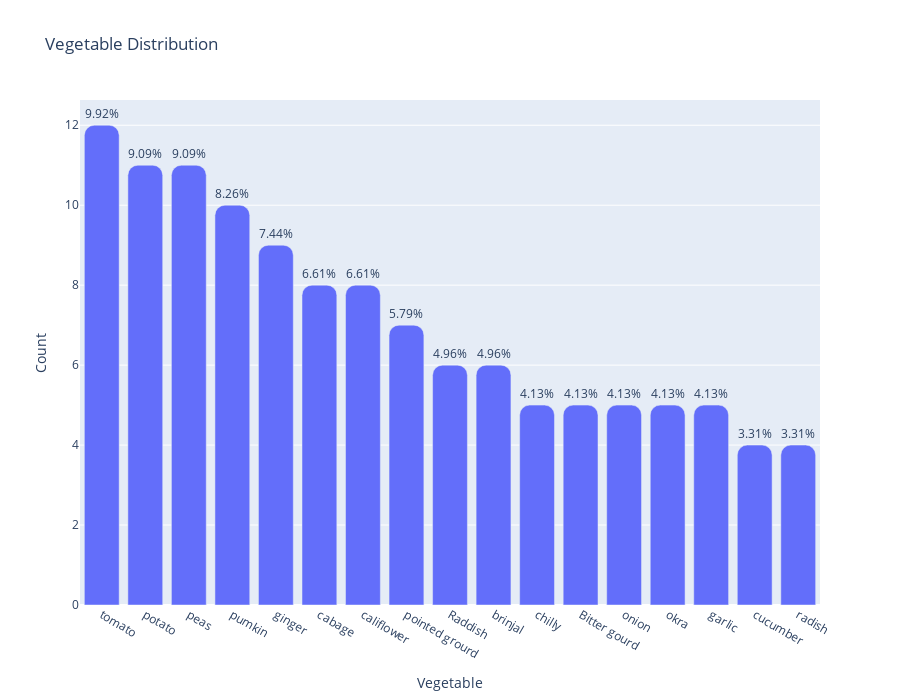

Notebook source saved alongside this figure:
### Code cell
fig = go.Figure(
    go.Bar(
        x= count_vegetable["Vegetable"],
        y= count_vegetable["count"],
        text= round((count_vegetable["count"]/count_vegetable["count"].sum())*100, 2).apply(lambda x: f"{x}%"),
        textposition='outside'
    )
)

fig.update_layout(
    title= "Vegetable Distribution",
    xaxis_title= "Vegetable",
    yaxis_title= "Count",
    barcornerradius=10,
    height=700)

fig

### Figure 1 — Plotly figure (JSON) as saved in the notebook; plotly's stock layout.template omitted (floating-point values rounded to 4 significant figures)
{"data": [{"text": ["9.92%", "9.09%", "9.09%", "8.26%", "7.44%", "6.61%", "6.61%", "5.79%", "4.96%", "4.96%", "4.13%", "4.13%", "4.13%", "4.13%", "4.13%", "3.31%", "3.31%"], "textposition": "outside", "type": "bar", "x": ["tomato ", "potato", "peas", "pumkin", "ginger", "cabage", "califlower", "pointed grourd ", "Raddish", "brinjal", "chilly", "Bitter gourd", "onion", "okra", "garlic", "cucumber", "radish"], "y": [12, 11, 11, 10, 9, 8, 8, 7, 6, 6, 5, 5, 5, 5, 5, 4, 4]}], "layout": {"barcornerradius": 10, "height": 700, "title": {"text": "Vegetable Distribution"}, "xaxis": {"title": {"text": "Vegetable"}}, "yaxis": {"title": {"text": "Count"}}}}
